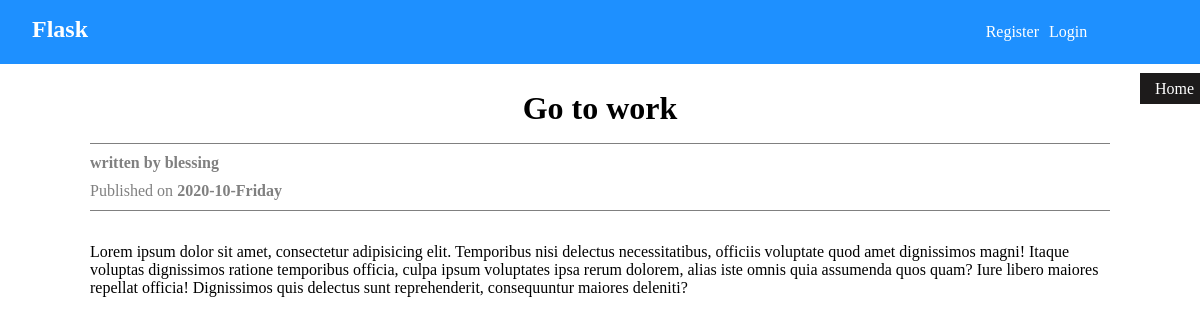
The page /detail/4 on the database its author committed.
### flask1/models.py (models this page shows, shortened)
class Post(db.Model):
    id = db.Column(db.Integer, primary_key = True)
    title = db.Column(db.String(40), nullable = False )
    content = db.Column(db.Text, nullable = False )
    date_posted = db.Column(db.DateTime, nullable = False, default = datetime.utcnow)
    user_id = db.Column(db.Integer, db.ForeignKey('user.id'), nullable = False )

class User(db.Model, UserMixin):
    id = db.Column(db.Integer, primary_key = True)
    username = db.Column(db.String(30), unique = True, nullable = False)
    email = db.Column(db.String(30), unique = True, nullable = False)
    password = db.Column(db.String(30), nullable = False )
    post = db.relationship('Post', backref = 'writer', lazy = True)
    def __str__(self):
        return f'{self.username}'

### flask1/blog.py (the view)
@blog.route('/detail/<int:id>', methods = ['GET'])
def detail_page(id):
    post = Post.query.get_or_404(id)
    return render_template('post/detail.html',post = post)

### flask1/auth.py (called while the page is built)
@current_app.before_request
def before_request():
    user_id = session.get('user_id')
    if not user_id:
        g.user = None
    else:
        g.user = User.query.get(user_id)

### flask1/Templates/post/detail.html (shortened to what this page needs)
{% extends 'base.html'%}  {% block style %}
<link rel="stylesheet" href="{{url_for('static', filename = 'detail.css')}}"> {% endblock %} {% block content%}
<div class="contain">
    <div class="inner">
        <div class="post-info">
            <h1>{{post.title}}</h1>
            <span class="span1"><span>written by</span> {{post.writer}}</span>
            <span class="span"><span>Published on</span> {{post.date_posted.strftime('%Y-%m-%A')}}</span>
        </div>
        <p>
            {{post.content}}
        </p>
    </div>
</div>
{% endblock %}

### flask1/static/style.css (style rules this page uses)
* { margin: 0; padding: 0; box-sizing: border-box; }

### flask1/static/detail.css (style rules this page uses)
.contain { width: 100%; display: flex; justify-content: center; }
.inner { width: 85%; margin-top: 1rem; }
.post-info { width: 100%; margin-bottom: 2rem; margin-top: 10px; }
.post-info h1 { text-align: center; }
.post-info h1::first-letter { text-transform: capitalize; }
.post-info .span { display: block; font-weight: bold; color: gray; border-bottom: 1px solid grey; padding-bottom: 10px; }
.post-info .span1 { display: block; font-weight: bold; color: gray; margin-top: 1rem; padding: 10px 0; border-top: 1px solid grey; }
.span span { font-weight: initial; }
.inner p { margin-bottom: 1rem; }
.inner p::first-letter { text-transform: capitalize; }

### rows shown on the page
Post: title "go to work", date_posted "2020-10-Friday", content "Lorem ipsum dolor sit amet, consectetur adipisicing elit. Temporibus nisi delectus necessitatibus, officiis voluptate quod amet dignissimos magni! Itaque voluptas dignissimos ratione temporibus officia, culpa ipsum voluptates ipsa rerum dolorem, alias iste omnis quia assumenda quos quam? Iure libero maiores repellat officia! Dignissimos quis delectus sunt reprehenderit, consequuntur maiores deleniti?"
User: writer "blessing"
